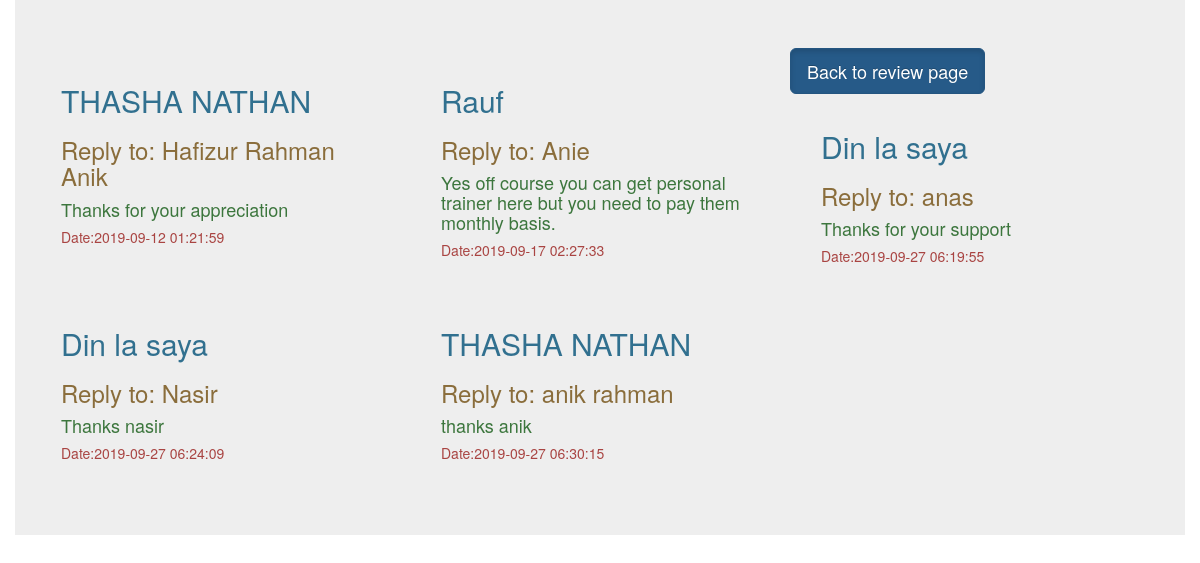
/reply.php, run on the app's committed database.
### tables this page shows
CREATE TABLE IF NOT EXISTS `replymessage` (
  `id` int(255) NOT NULL AUTO_INCREMENT,
  `fullname` varchar(255) NOT NULL,
  `todaydate` timestamp NOT NULL,
  `reply` varchar(255) NOT NULL,
  `replyname` varchar(255) NOT NULL,
  PRIMARY KEY (`id`)
);

### reply.php (the view, shortened to what this page needs)
<!DOCTYPE html>
<html lang="en">
<head>
    <link href="jquery-ui-1.12.1/jquery-ui-1.12.1/jquery-ui.min.css" rel="stylesheet">
   <link rel="stylesheet" href="https://maxcdn.bootstrapcdn.com/bootstrap/3.3.7/css/bootstrap.min.css">
    <link rel="stylesheet" href="https://maxcdn.bootstrapcdn.com/bootstrap/3.3.7/css/bootstrap-theme.min.css">
    <link rel="stylesheet" href="fontawesome-free-5.1.1-web/fontawesome-free-5.1.1-web/css/all.css">
</head>
<body>
<section>
<div class="container jumbotron">
          <a href="community.php" class="btn btn-primary btn-lg active" role="button" aria-pressed="true">Back to review page</a>
			<?php $connect = mysqli_connect("localhost", "root", "", "my_first_database");?>
			<?php
				$query = "SELECT * FROM replymessage ORDER BY id ";
				$result = mysqli_query($connect, $query);
				if(mysqli_num_rows($result) > 0)
				{
					while($row = mysqli_fetch_array($result))
					{
				?>
			<div class="col-md-4">
				<form method="post" action="<?php echo htmlspecialchars($_SERVER["PHP_SELF"]);?>">
					<div style="padding:16px;">
						<h2 class="text-info"><?php echo $row["fullname"]; ?></h2>
                        <h3 class="text-warning"><?php echo 'Reply to: '. $row["replyname"]; ?></h3>
						<h4 class="text-success"><?php echo $row["reply"]; ?></h4>
						<h5 class="text-danger"><?php echo 'Date:'. $row["todaydate"]; ?></h5>
					</div>
				</form>
			</div>
			<?php
					}
				}
			?>
</body>
</html>

### data on the page
replymessage: fullname "THASHA NATHAN", replyname "Hafizur Rahman Anik", reply "Thanks for your appreciation", todaydate "2019-09-12 01:21:59"
replymessage: fullname "Rauf", replyname "Anie", reply "Yes off course you can get personal trainer here but you need to pay them monthly basis.", todaydate "2019-09-17 02:27:33"
replymessage: fullname "Din la saya", replyname "anas", reply "Thanks for your support", todaydate "2019-09-27 06:19:55"
replymessage: fullname "Din la saya", replyname "Nasir", reply "Thanks nasir", todaydate "2019-09-27 06:24:09"
replymessage: fullname "THASHA NATHAN", replyname "anik rahman", reply "thanks anik", todaydate "2019-09-27 06:30:15"
